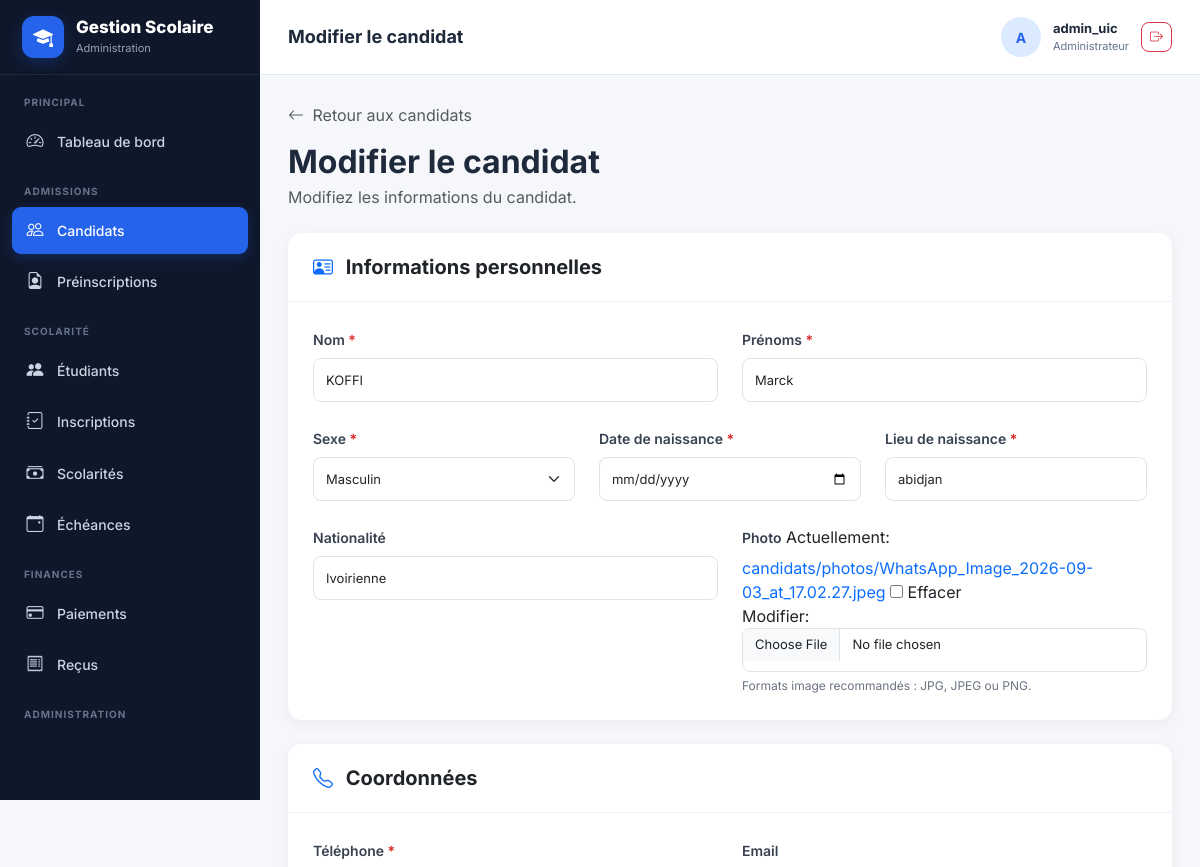
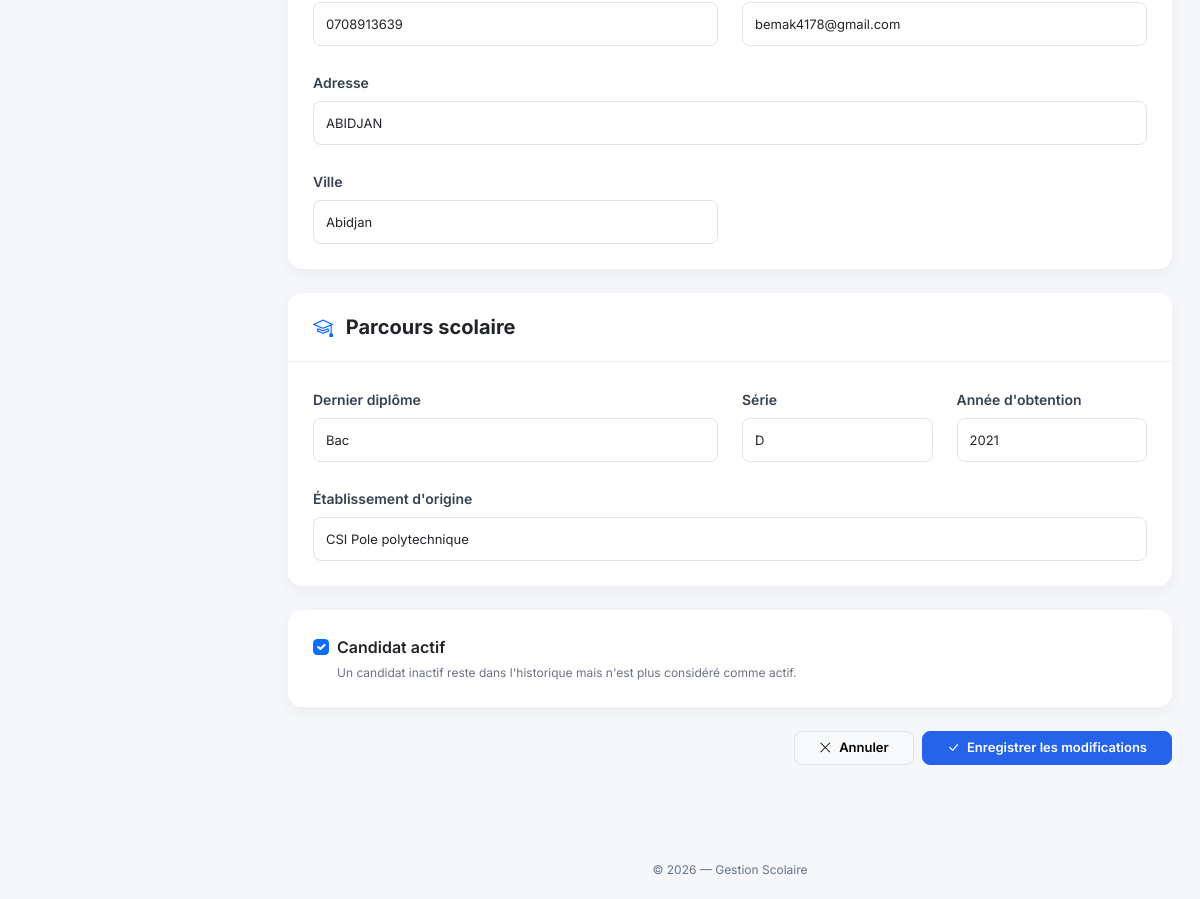
The page /candidats/2/modifier/ (signed in) on the database its author committed (2 pictures, top to bottom).
### gestion/models.py (models this page shows, shortened)
class Candidat(models.Model):
    SEXE_CHOICES = [
        ("M", "Masculin"),
        ("F", "Féminin"),
    ]
    matricule_candidat = models.CharField(
        max_length=30,
        unique=True,
        editable=False,
    )
    nom = models.CharField(
        max_length=100
    )
    prenoms = models.CharField(
        max_length=150
    )
    sexe = models.CharField(
        max_length=1,
        choices=SEXE_CHOICES
    )
    date_naissance = models.DateField()
    lieu_naissance = models.CharField(
        max_length=150
    )
    nationalite = models.CharField(
        max_length=100,
        default="Ivoirienne"
    )
    photo = models.ImageField(
        upload_to="candidats/photos/",
        null=True,
        blank=True
    )
    telephone = models.CharField(
        max_length=30
    )
    email = models.EmailField(
        blank=True,
        null=True
    )
    adresse = models.CharField(
        max_length=255,
        blank=True
    )
    ville = models.CharField(
        max_length=100,
        blank=True
    )
    dernier_diplome = models.CharField(
        max_length=150,
        blank=True
    )
    serie_diplome = models.CharField(
        max_length=100,
        blank=True
    )
    annee_obtention = models.PositiveIntegerField(
        null=True,
        blank=True
    )
    etablissement_origine = models.CharField(
        max_length=200,
        blank=True
    )
    date_creation = models.DateTimeField(
        auto_now_add=True
    )
    date_modification = models.DateTimeField(
        auto_now=True
    )
    actif = models.BooleanField(
        default=True
    )
    class Meta:
        verbose_name = "Candidat"
        verbose_name_plural = "Candidats"
        ordering = ["nom", "prenoms"]

### gestion/views.py (the view)
@login_required
def candidat_modifier(request, pk):
    candidat = get_object_or_404(
        Candidat,
        pk=pk
    )
    if request.method == "POST":
        form = CandidatForm(
            request.POST,
            request.FILES,
            instance=candidat
        )
        if form.is_valid():
            candidat = form.save()
            messages.success(
                request,
                f"Le candidat {candidat.nom} {candidat.prenoms} "
                f"a été modifié avec succès."
            )
            return redirect(
                "gestion:candidat_detail",
                pk=candidat.pk
            )
    else:
        form = CandidatForm(
            instance=candidat
        )
    return render(
        request,
        "gestion/candidats/formulaire.html",
        {
            "form": form,
            "titre": "Modifier le candidat",
            "candidat": candidat,
        }
    )

### gestion/templates/gestion/candidats/formulaire.html (shortened to what this page needs)
{% extends "gestion/base.html" %}
{% block page_title %}
    {{ titre }}
{% endblock %}
{% block content %}
<div class="mb-3">
    <a
        href="{% url 'gestion:candidats_liste' %}"
        class="text-decoration-none text-muted"
    >
        <i class="bi bi-arrow-left me-1"></i>
        Retour aux candidats
    </a>
</div>
<div class="mb-4">
    <h2 class="fw-bold mb-1">
        {{ titre }}
    </h2>
    <p class="text-muted mb-0">
        {% if candidat %}
            Modifiez les informations du candidat.
        {% else %}
            Renseignez les informations du nouveau candidat.
        {% endif %}
    </p>
</div>
<form
    method="post"
    enctype="multipart/form-data"
    novalidate
>
    <div class="card form-card mb-4">
        <div class="form-card-header">
            <h5 class="fw-bold mb-0">
                <i class="bi bi-person-vcard me-2 text-primary"></i>
                Informations personnelles
            </h5>
        </div>
        <div class="form-card-body">
            <div class="row g-4">
                <div class="col-md-6">
                    <label
                        for="{{ form.nom.id_for_label }}"
                        class="form-label"
                    >
                        Nom
                        <span class="required">*</span>
                    </label>
                    {{ form.nom }}
                </div>
                <div class="col-md-6">
                    <label
                        for="{{ form.prenoms.id_for_label }}"
                        class="form-label"
                    >
                        Prénoms
                        <span class="required">*</span>
                    </label>
                    {{ form.prenoms }}
                </div>
                <div class="col-md-4">
                    <label
                        for="{{ form.sexe.id_for_label }}"
                        class="form-label"
                    >
                        Sexe
                        <span class="required">*</span>
                    </label>
                    {{ form.sexe }}
                </div>
                <div class="col-md-4">
                    <label
                        for="{{ form.date_naissance.id_for_label }}"
                        class="form-label"
                    >
                        Date de naissance
                        <span class="required">*</span>
                    </label>
                    {{ form.date_naissance }}
                </div>
                <div class="col-md-4">
                    <label
                        for="{{ form.lieu_naissance.id_for_label }}"
                        class="form-label"
                    >
                        Lieu de naissance
                        <span class="required">*</span>
                    </label>
                    {{ form.lieu_naissance }}
                </div>
                <div class="col-md-6">
                    <label
                        for="{{ form.nationalite.id_for_label }}"
                        class="form-label"
                    >
                        Nationalité
                    </label>
                    {{ form.nationalite }}
                </div>
                <div class="col-md-6">
                    <label
                        for="{{ form.photo.id_for_label }}"
                        class="form-label"
                    >
                        Photo
                    </label>
                    {{ form.photo }}
                    <div class="help-text">
                        Formats image recommandés : JPG, JPEG ou PNG.
                    </div>
                </div>
            </div>
        </div>
    </div>
    <div class="card form-card mb-4">
        <div class="form-card-header">
            <h5 class="fw-bold mb-0">
                <i class="bi bi-telephone me-2 text-primary"></i>
                Coordonnées
            </h5>
        </div>
        <div class="form-card-body">
            <div class="row g-4">
                <div class="col-md-6">
                    <label
                        for="{{ form.telephone.id_for_label }}"
                        class="form-label"
                    >
                        Téléphone
                        <span class="required">*</span>
                    </label>
                    {{ form.telephone }}
                </div>
                <div class="col-md-6">
                    <label
                        for="{{ form.email.id_for_label }}"
                        class="form-label"
                    >
                        Email
                    </label>
                    {{ form.email }}
                </div>
                <div class="col-12">
                    <label
                        for="{{ form.adresse.id_for_label }}"
                        class="form-label"
                    >
                        Adresse
                    </label>
                    {{ form.adresse }}
                </div>
                <div class="col-md-6">
                    <label
                        for="{{ form.ville.id_for_label }}"
                        class="form-label"
                    >
                        Ville
                    </label>
                    {{ form.ville }}
                </div>
            </div>
        </div>
    </div>
    <div class="card form-card mb-4">
        <div class="form-card-header">
            <h5 class="fw-bold mb-0">
                <i class="bi bi-mortarboard me-2 text-primary"></i>
                Parcours scolaire
            </h5>
        </div>
        <div class="form-card-body">
            <div class="row g-4">
                <div class="col-md-6">
                    <label
                        for="{{ form.dernier_diplome.id_for_label }}"
                        class="form-label"
                    >
                        Dernier diplôme
                    </label>
                    {{ form.dernier_diplome }}
                </div>
                <div class="col-md-3">
                    <label
                        for="{{ form.serie_diplome.id_for_label }}"
                        class="form-label"
                    >
                        Série
                    </label>
                    {{ form.serie_diplome }}
                </div>
                <div class="col-md-3">
                    <label
                        for="{{ form.annee_obtention.id_for_label }}"
                        class="form-label"
                    >
                        Année d'obtention
                    </label>
                    {{ form.annee_obtention }}
                </div>
                <div class="col-12">
                    <label
                        for="{{ form.etablissement_origine.id_for_label }}"
                        class="form-label"
                    >
                        Établissement d'origine
                    </label>
                    {{ form.etablissement_origine }}
                </div>
            </div>
        </div>
    </div>
    <div class="card form-card mb-4">
        <div class="form-card-body">
            <div class="form-check">
                {{ form.actif }}
                <label
                    class="form-check-label fw-semibold"
                    for="{{ form.actif.id_for_label }}"
                >
                    Candidat actif
                </label>
            </div>
            <div class="help-text ms-4">
                Un candidat inactif reste dans l'historique mais n'est
                plus considéré comme actif.
            </div>
        </div>
    </div>
    <div class="d-flex justify-content-end gap-2 mb-5">
        <a
            href="{% url 'gestion:candidats_liste' %}"
            class="btn btn-light border px-4"
        >
            <i class="bi bi-x-lg me-1"></i>
            Annuler
        </a>
        <button
            type="submit"
            class="btn btn-primary px-4"
        >
            <i class="bi bi-check-lg me-1"></i>
            {% if candidat %}
                Enregistrer les modifications
            {% else %}
                Enregistrer le candidat
            {% endif %}
        </button>
    </div>
</form>
{% endblock %}

### gestion/templates/gestion/base.html (shortened to what this page needs)
{% load static %}
<!DOCTYPE html>
<html lang="fr">
<head>
    <link
        href="https://cdn.jsdelivr.net/npm/bootstrap@5.3.3/dist/css/bootstrap.min.css"
        rel="stylesheet"
    >
    <link
        rel="stylesheet"
        href="https://cdn.jsdelivr.net/npm/bootstrap-icons@1.11.3/font/bootstrap-icons.min.css"
    >
</head>
<body>
<aside
    class="sidebar"
    id="sidebar"
>
    <div class="sidebar-brand">
        <div class="brand-icon">
            <i class="bi bi-mortarboard-fill"></i>
        </div>
        <div>
            <div class="brand-title">
                Gestion Scolaire
            </div>
            <div class="brand-subtitle">
                Administration
            </div>
        </div>
    </div>
    <div class="sidebar-menu">
        <div class="menu-title">
            Principal
        </div>
        <a
            href="{% url 'gestion:dashboard' %}"
            class="menu-link
            "
        >
            <i class="bi bi-speedometer2"></i>
            <span>
                Tableau de bord
            </span>
        </a>
        <div class="menu-title">
            Admissions
        </div>
        <a
            href="{% url 'gestion:candidats_liste' %}"
            class="menu-link
            {% if 'candidat' in request.resolver_match.url_name %}
                active
            {% endif %}"
        >
            <i class="bi bi-people"></i>
            <span>
                Candidats
            </span>
        </a>
        <a
            href="{% url 'gestion:preinscription_liste' %}"
            class="menu-link
            "
        >
            <i class="bi bi-file-earmark-person"></i>
            <span>
                Préinscriptions
            </span>
        </a>
        <div class="menu-title">
            Scolarité
        </div>
        <a
            href="{% url 'gestion:etudiants_liste' %}"
            class="menu-link
            "
        >
            <i class="bi bi-people-fill"></i>
            <span>
                Étudiants
            </span>
        </a>
        <a
            href="{% url 'gestion:inscriptions_liste' %}"
            class="menu-link
            "
        >
            <i class="bi bi-journal-check"></i>
            <span>
                Inscriptions
            </span>
        </a>
        <a
            href="{% url 'gestion:scolarites_liste' %}"
            class="menu-link
            "
        >
            <i class="bi bi-cash-stack"></i>
            <span>
                Scolarités
            </span>
        </a>
        <a
            href="{% url 'gestion:echeances_liste' %}"
            class="menu-link
            "
        >
            <i class="bi bi-calendar-event"></i>
            <span>
                Échéances
            </span>
        </a>
        <div class="menu-title">
            Finances
        </div>
        <a
            href="{% url 'gestion:paiements_liste' %}"
            class="menu-link
            "
        >
            <i class="bi bi-credit-card"></i>
            <span>
                Paiements
            </span>
        </a>
        <a
            href="{% url 'gestion:recus_liste' %}"
            class="menu-link
            "
        >
            <i class="bi bi-receipt"></i>
            <span>
                Reçus
            </span>
        </a>
        <div class="menu-title">
            Administration
        </div>
    </div>
</aside>
<div class="main-wrapper">
    <header class="topbar">
        <div class="topbar-left">
            <div>
                <h1 class="page-title">
                    {% block page_title %}{% endblock %}
                </h1>
            </div>
        </div>
        <div class="user-area">
            <div class="user-avatar">
                {% if request.user.is_authenticated %}
                    {{ request.user.username|first|upper }}
                {% else %}
                    <i class="bi bi-person"></i>
                {% endif %}
            </div>
            <div class="user-info">
                {% if request.user.is_authenticated %}
                    <div class="user-name">
                        {% if request.user.get_full_name %}
                            {{ request.user.get_full_name }}
                        {% else %}
                            {{ request.user.username }}
                        {% endif %}
                    </div>
                    <div class="user-role">
                        {% if request.user.is_superuser %}
                            Administrateur
                        {% else %}
                            Gestionnaire
                        {% endif %}
                    </div>
                {% endif %}
            </div>
     {% if request.user.is_authenticated %}
    <form
        method="post"
        action="{% url 'logout' %}"
        class="d-inline"
    >
        <button
            type="submit"
            class="btn btn-sm btn-outline-danger"
            title="Déconnexion"
        >
            <i class="bi bi-box-arrow-right"></i>
        </button>
    </form>
{% endif %}
        </div>
    </header>
    <main class="content-wrapper">
        {% block content %}
        {% endblock %}
    </main>
    <footer class="footer">
        © {% now "Y" %} — Gestion Scolaire
    </footer>
</div>
</body>
</html>

### rows shown on the page
Candidat: nom "KOFFI", prenoms "Marck", sexe "Masculin", lieu_naissance "abidjan", nationalite "Ivoirienne", telephone "0708913639", email "bemak4178@gmail.com", adresse "ABIDJAN", ville "Abidjan", dernier_diplome "Bac", serie_diplome "D", annee_obtention "2021", etablissement_origine "CSI Pole polytechnique", actif "☑"

### other values the page prints
{{ titre }} "Modifier le candidat"
{{ request.user.username|first|upper }} "A"
{{ request.user.username }} "admin_uic"
